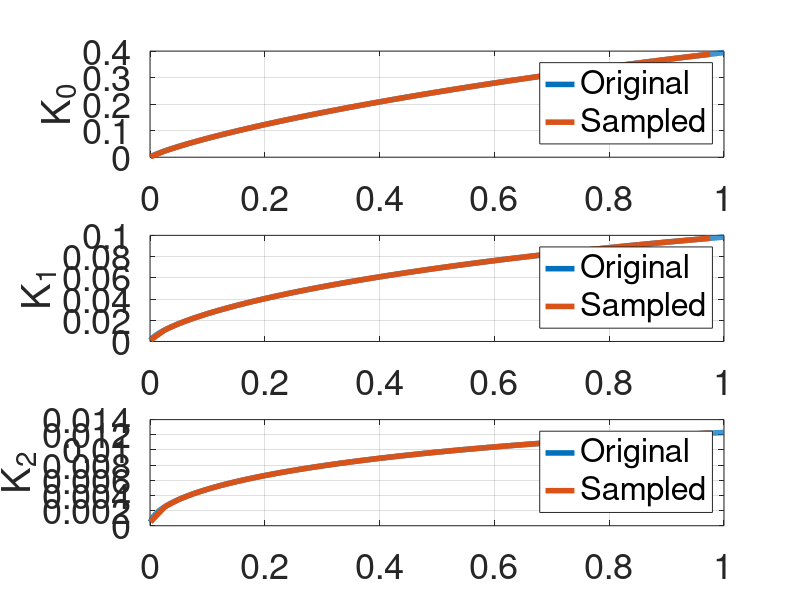

Write MATLAB code to recreate this figure.
% High DPI fixes, comment if not needed
set(0, "defaulttextfontsize", 32)  % title
set(0, "defaultaxesfontsize", 26)  % axes labels
set(0, "defaultlinelinewidth", 4)

rng(1)

% We need the `control` package, install with
% ```
% pkg install "https://github.com/gnu-octave/pkg-control/releases/download/control-3.6.0/control-3.6.0.tar.gz"
% ```
pkg load control;


%
% Kalman filter
%

base_dt = 1e-3;
N = 1000;

all_K = [];

for i = 1:N
    dt = base_dt * i;

    eF = [1 dt dt^2/2; 0 1 dt; 0 0 1];

    eC = [1, 0, 0];

    Q = [dt^5/20 dt^4/8 dt^3/6;
        dt^4/8 dt^3/6 dt^2/2;
        dt^3/6 dt^2/2 dt] * 1;

    R = 4000;
    K = dlqe (eF, [], eC, Q, R);

    all_K = [all_K, K];
end


% Plotting
figure

t = linspace(base_dt, base_dt*N, N);

% plot start
step = 1;
step_sample = 25;

ns_scale = 1e9/2^32;

subplot(3,1,1);
plot(t(1:step:end), all_K(1, 1:step:end), t(1:step_sample:end), all_K(1, 1:step_sample:end))
ylabel('K_0')
legend('Original', 'Sampled')
grid on;

subplot(3,1,2);
plot(t(1:step:end), all_K(2, 1:step:end), t(1:step_sample:end), all_K(2, 1:step_sample:end))
ylabel('K_1')
legend('Original', 'Sampled')
grid on;

subplot(3,1,3);
plot(t(1:step:end), all_K(3, 1:step:end), t(1:step_sample:end), all_K(3, 1:step_sample:end))
ylabel('K_2')
legend('Original', 'Sampled')
grid on;

all_K(3, 1:step:end)

pause;
